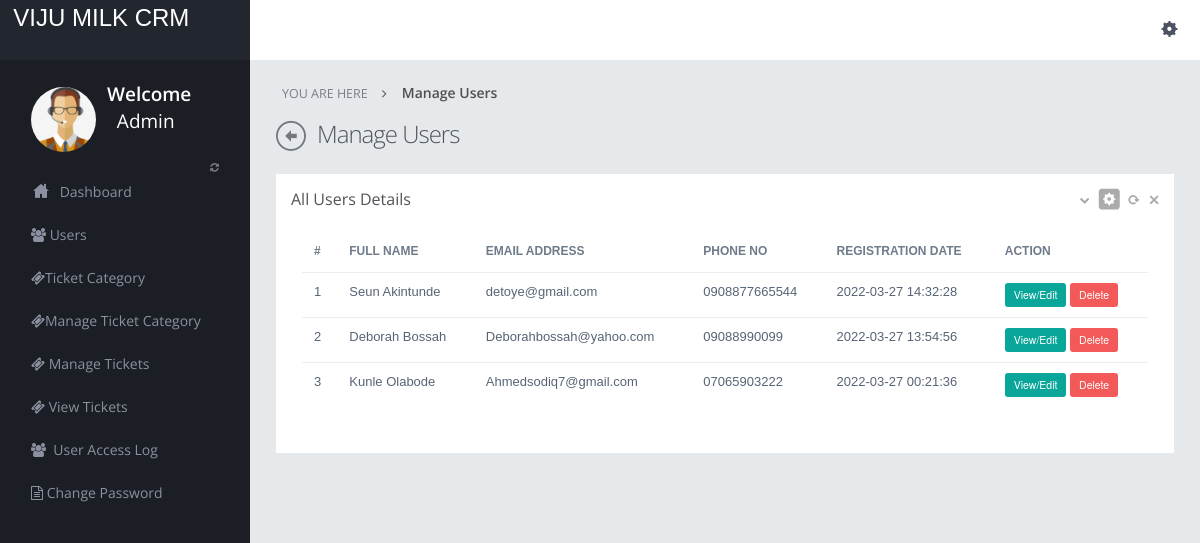
/admin/manage-users.php (signed in), run on the app's committed database.
### tables this page shows
CREATE TABLE `user` (
  `id` int(11) NOT NULL,
  `firstname` varchar(255) DEFAULT NULL,
  `lastname` varchar(255) NOT NULL,
  `email` varchar(255) DEFAULT NULL,
  `alt_email` varchar(255) DEFAULT NULL,
  `password` varchar(255) DEFAULT NULL,
  `mobile` varchar(255) DEFAULT NULL,
  `gender` varchar(255) DEFAULT NULL,
  `user_image` varchar(255) DEFAULT NULL,
  `address` varchar(500) DEFAULT NULL,
  `status` int(11) DEFAULT NULL,
  `posting_date` timestamp NULL DEFAULT current_timestamp()
);

### admin/manage-users.php (the view, shortened to what this page needs)
<?php
include("dbconnection.php");
?>
<!DOCTYPE html>
<html>
<head>
<link href="assets/plugins/pace/pace-theme-flash.css" rel="stylesheet" type="text/css" media="screen"/>
<link href="assets/plugins/boostrapv3/css/bootstrap.min.css" rel="stylesheet" type="text/css"/>
<link href="assets/plugins/boostrapv3/css/bootstrap-theme.min.css" rel="stylesheet" type="text/css"/>
<link href="assets/plugins/font-awesome/css/font-awesome.css" rel="stylesheet" type="text/css"/>
<link href="assets/css/animate.min.css" rel="stylesheet" type="text/css"/>
<link href="assets/plugins/jquery-scrollbar/jquery.scrollbar.css" rel="stylesheet" type="text/css"/>
<link href="assets/css/style.css" rel="stylesheet" type="text/css"/>
<link href="assets/css/responsive.css" rel="stylesheet" type="text/css"/>
<link href="assets/css/custom-icon-set.css" rel="stylesheet" type="text/css"/>
</head>
<body class="">
<?php include("header.php");?>
<div class="page-container row">
      <?php include("leftbar.php");?>
    </div>
  </div>
    <div class="page-content">
            <div class="content">
                <ul class="breadcrumb">
                    <li>
                        <p>YOU ARE HERE</p>
                    </li>
                    <li><a href="#" class="active">Manage Users</a>
                    </li>
                </ul>
                <div class="page-title">	<i class="icon-custom-left"></i>
                    	<h3>Manage Users </h3>
                </div>
                <div class="row">
                    <div class="col-md-12">
                        <div class="row">
                            <div class="col-md-12">
                                <div class="grid simple ">
                                    <div class="grid-title no-border">
                                        	<h4>All Users Details</h4>
                                        <div class="tools">	<a href="javascript:;" class="collapse"></a>
											<a href="#grid-config" data-toggle="modal" class="config"></a>
											<a href="javascript:;" class="reload"></a>
											<a href="javascript:;" class="remove"></a>
                                        </div>
                                    </div>
                                    <div class="grid-body no-border">
                                            <table class="table table-hover no-more-tables">
                                                <thead>
                                                    <tr>
                                                        <th>#</th>
                                                        <th>Full Name</th>
                                                        <th>Email Address</th>
                                                        <th>Phone No</th>
                                                        <th>Registration Date</th>
                                                        <th>Action</th>
                                                    </tr>
                                                </thead>
                                                <tbody>
                                                <?php $ret=mysqli_query($con,"select * from user");
												$cnt=1;
												while($row=mysqli_fetch_array($ret))
												{
												?>
                                                    <tr>
                                                        <td><?php echo $cnt;?></td>
                                                        <td><?php echo $row['firstname'].' '. $row['lastname'];?></td>
                                                        <td><?php echo $row['email'];?></td>
                                                         <td><?php echo $row['mobile'];?></td>
                                                          <td><?php echo $row['posting_date'];?></td>
                                                          <td>
                                                          <form name="abc" action="" method="post">
                                                           <a href="edit-user.php?id=<?php echo $row['id'];?>" class="btn btn-primary btn-xs btn-mini">View/Edit</a>
                                                           <a href="manage-users.php?id=<?php echo $row['id'];?>" class="btn btn-danger btn-xs btn-mini" onclick="return confirm('Are you sure you want to delete this user?');">Delete</a>
                                                           </form>
                                                          </td>
                                                    </tr>
                                                    <?php $cnt=$cnt+1; } ?>
                                                </tbody>
                                            </table>
                                    </div>
                                </div>
                            </div>
                        </div>
                    </div>
					</div>
                </div>
            </div>
        </div>
</body>
</html>

### admin/assets/css/responsive.css (style rules this page uses)
@media (min-width: 980px) { .page-content { margin-left: 250px; min-height: 100%; } }

### data on the page
user: firstname "Seun", lastname "Akintunde", email "detoye@gmail.com", mobile "0908877665544", posting_date "2022-03-27 14:32:28"
user: firstname "Deborah", lastname "Bossah", email "Deborahbossah@yahoo.com", mobile "09088990099", posting_date "2022-03-27 13:54:56"
user: firstname "Kunle", lastname "Olabode", email "Ahmedsodiq7@gmail.com", mobile "07065903222", posting_date "2022-03-27 00:21:36"
